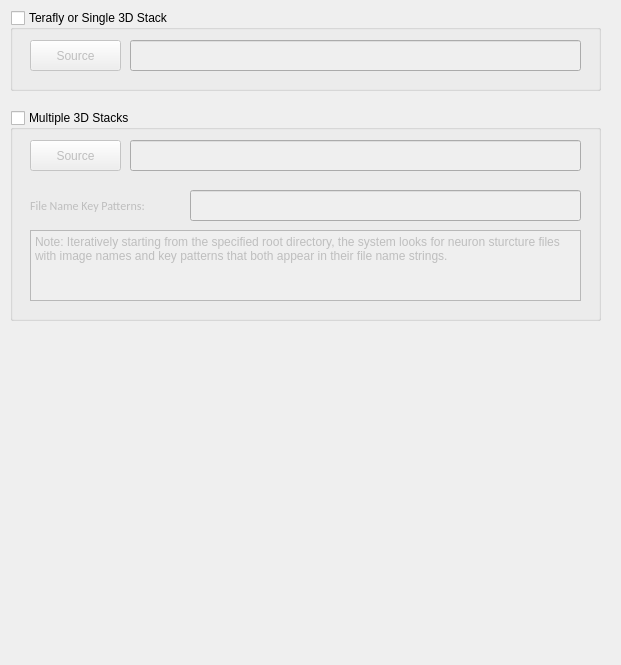
         <widget class="QWidget" name="page_2">
          <property name="geometry">
           <rect>
            <x>0</x>
            <y>0</y>
            <width>621</width>
            <height>665</height>
           </rect>
          </property>
          <attribute name="label">
           <string>Neuron Structure File</string>
          </attribute>
          <widget class="QGroupBox" name="groupBox_6">
           <property name="geometry">
            <rect>
             <x>10</x>
             <y>10</y>
             <width>591</width>
             <height>81</height>
            </rect>
           </property>
           <property name="title">
            <string>Terafly or Single 3D Stack</string>
           </property>
           <property name="checkable">
            <bool>true</bool>
           </property>
           <property name="checked">
            <bool>false</bool>
           </property>
           <widget class="QPushButton" name="pushButton_7">
            <property name="enabled">
             <bool>true</bool>
            </property>
            <property name="geometry">
             <rect>
              <x>20</x>
              <y>30</y>
              <width>91</width>
              <height>31</height>
             </rect>
            </property>
            <property name="font">
             <font>
              <weight>50</weight>
              <bold>false</bold>
             </font>
            </property>
            <property name="text">
             <string>Source</string>
            </property>
           </widget>
           <widget class="QLineEdit" name="lineEdit_15">
            <property name="geometry">
             <rect>
              <x>120</x>
              <y>30</y>
              <width>451</width>
              <height>31</height>
             </rect>
            </property>
            <property name="font">
             <font>
              <weight>50</weight>
              <bold>false</bold>
             </font>
            </property>
           </widget>
          </widget>
          <widget class="QGroupBox" name="groupBox_7">
           <property name="geometry">
            <rect>
             <x>10</x>
             <y>110</y>
             <width>591</width>
             <height>211</height>
            </rect>
           </property>
           <property name="title">
            <string>Multiple 3D Stacks</string>
           </property>
           <property name="checkable">
            <bool>true</bool>
           </property>
           <property name="checked">
            <bool>false</bool>
           </property>
           <widget class="QPushButton" name="pushButton_9">
            <property name="enabled">
             <bool>true</bool>
            </property>
            <property name="geometry">
             <rect>
              <x>20</x>
              <y>30</y>
              <width>91</width>
              <height>31</height>
             </rect>
            </property>
            <property name="font">
             <font>
              <weight>50</weight>
              <bold>false</bold>
             </font>
            </property>
            <property name="text">
             <string>Source</string>
            </property>
           </widget>
           <widget class="QLineEdit" name="lineEdit_17">
            <property name="geometry">
             <rect>
              <x>120</x>
              <y>30</y>
              <width>451</width>
              <height>31</height>
             </rect>
            </property>
            <property name="font">
             <font>
              <weight>50</weight>
              <bold>false</bold>
             </font>
            </property>
           </widget>
           <widget class="QLabel" name="label_12">
            <property name="geometry">
             <rect>
              <x>20</x>
              <y>80</y>
              <width>151</width>
              <height>31</height>
             </rect>
            </property>
            <property name="font">
             <font>
              <family>Calibri</family>
              <pointsize>9</pointsize>
              <weight>50</weight>
              <bold>false</bold>
             </font>
            </property>
            <property name="text">
             <string>File Name Key Patterns:</string>
            </property>
           </widget>
           <widget class="QLineEdit" name="lineEdit_18">
            <property name="geometry">
             <rect>
              <x>180</x>
              <y>80</y>
              <width>391</width>
              <height>31</height>
             </rect>
            </property>
            <property name="font">
             <font>
              <weight>50</weight>
              <bold>false</bold>
             </font>
            </property>
           </widget>
           <widget class="QPlainTextEdit" name="plainTextEdit">
            <property name="enabled">
             <bool>false</bool>
            </property>
            <property name="geometry">
             <rect>
              <x>20</x>
              <y>120</y>
              <width>551</width>
              <height>71</height>
             </rect>
            </property>
            <property name="font">
             <font>
              <weight>50</weight>
              <bold>false</bold>
             </font>
            </property>
            <property name="plainText">
             <string>Note: Iteratively starting from the specified root directory, the system looks for neuron sturcture files with image names and key patterns that both appear in their file name strings. </string>
            </property>
           </widget>
          </widget>
         </widget>
